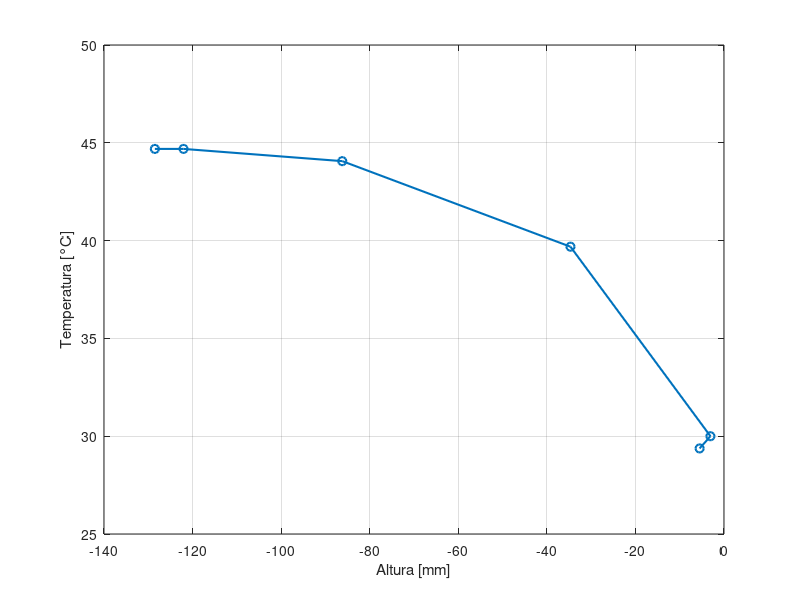

Here is the MATLAB script that generated this plot:
% Parámetros del sistema
alpha = 0.262;               % [rad] 15°
L = 128;                     % [mm]
r = 58;                      % [mm]
deg2rad = pi / 180;

% Corrientes medidas [mA] en 6 posiciones
I = [5.43, 5.43, 5.41, 5.27, 4.96, 4.94]

% Cálculo de temperaturas [°C] con rango 0–500°C
T = 31.25 * (I - 4)  % T = (Tmax / 16) * (I - 4)

% Cálculo de ángulos: desde (216° − alpha) + 36° por paso
theta_deg = (216 - (alpha / deg2rad)) + (0:5) * 36
theta = theta_deg * deg2rad;

% Cálculo de altura y para cada theta
y = sqrt(L^2 - (r*sin(alpha + theta) - (L + r)*sin(alpha)).^2) ...
    + r*cos(alpha + theta) - (L + r)*cos(alpha)

% Gráfico
figure;
plot(y, T, '-o', 'LineWidth', 1.5);
xlabel('Altura [mm]');
ylabel('Temperatura [°C]');
grid on;

